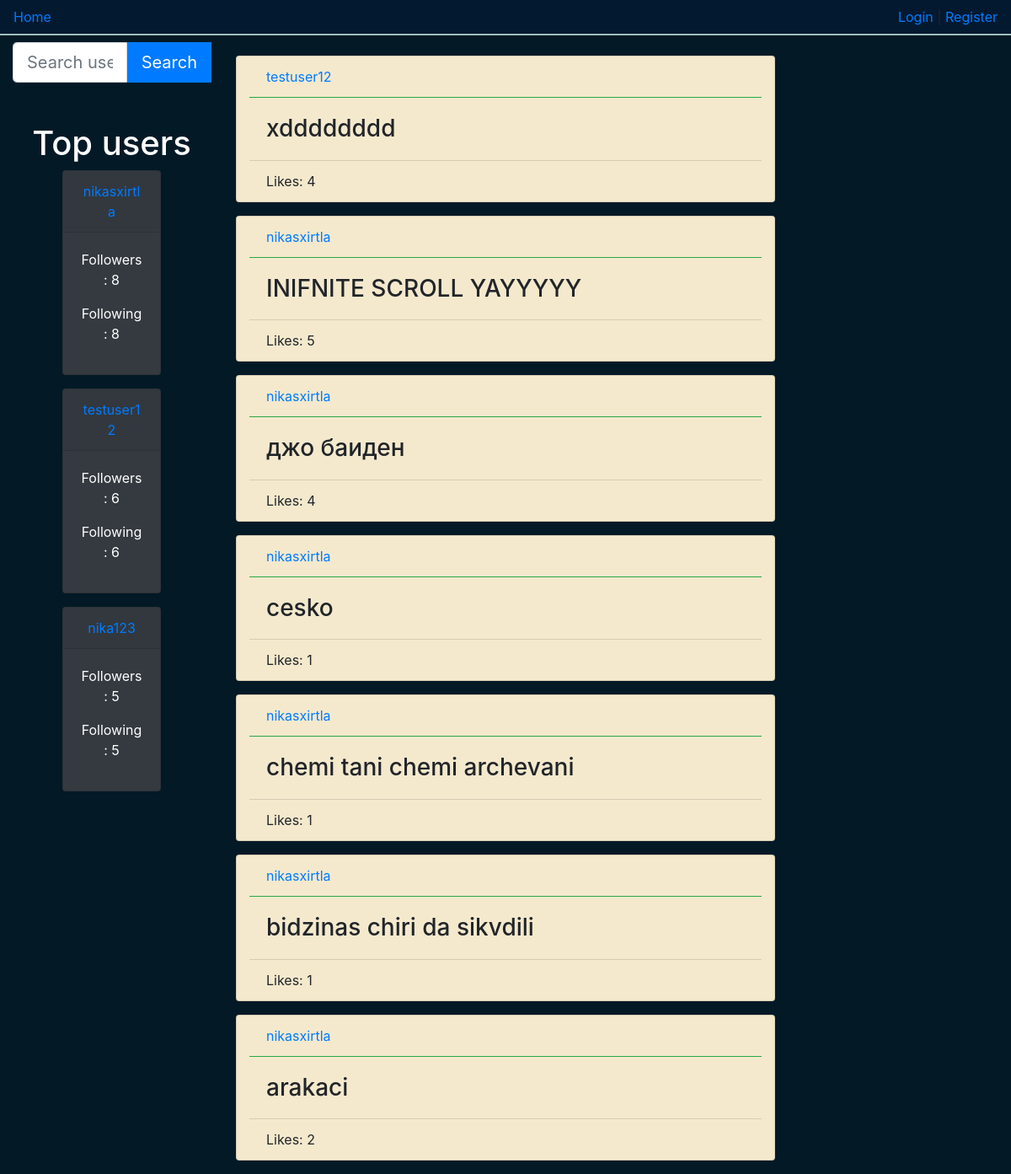
The app's page /, older data.
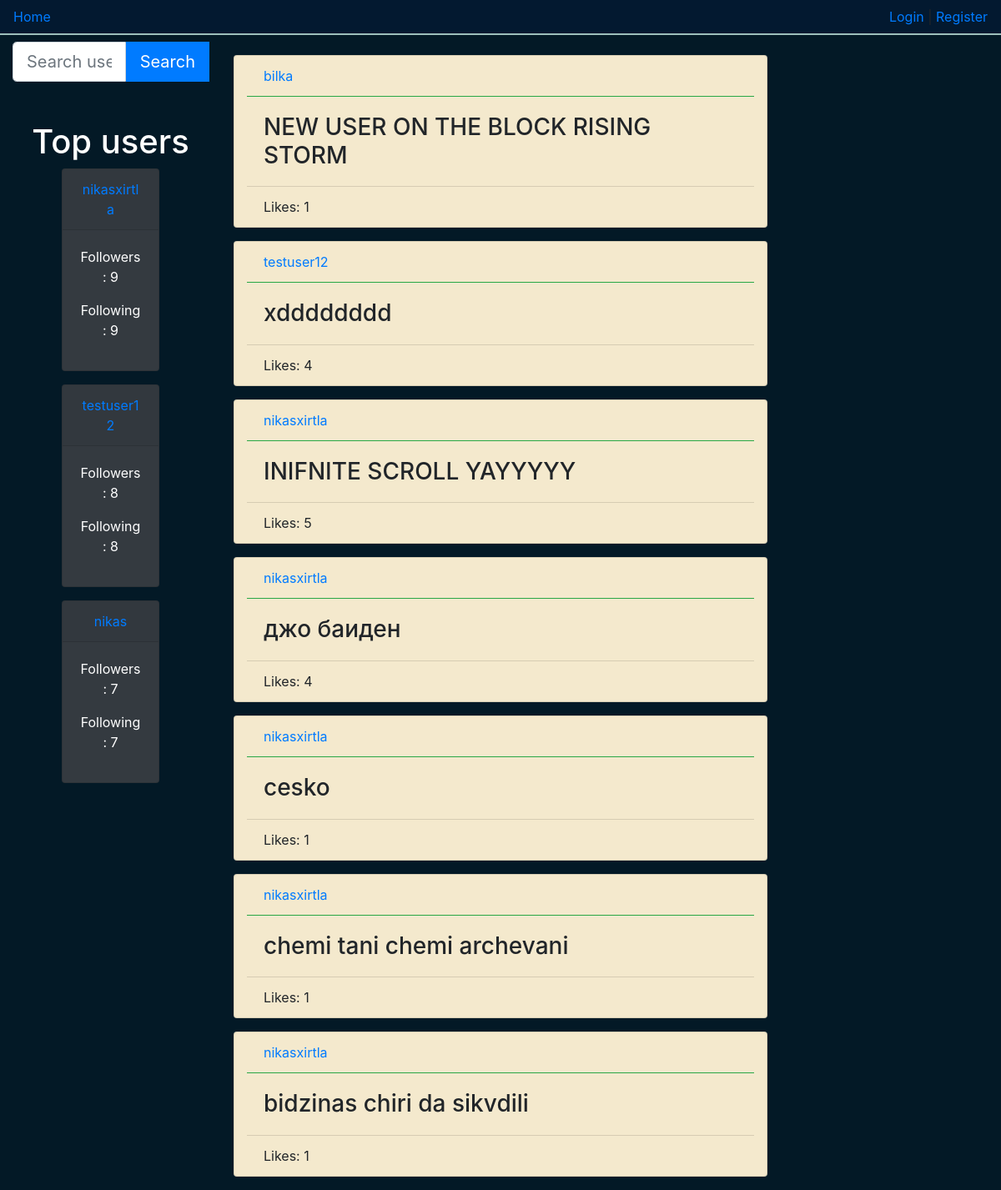
The same page, newer data.
### account/models.py (models this page shows, shortened)
class Account(AbstractBaseUser):
    email 			= models.EmailField(verbose_name="email", max_length=60, unique=True)
    username 		= models.CharField(max_length=30, unique=True)
    date_joined		= models.DateTimeField(verbose_name='date joined', auto_now_add=True)
    last_login		= models.DateTimeField(verbose_name='last login', auto_now=True)
    is_admin		= models.BooleanField(default=False)
    is_active		= models.BooleanField(default=True)
    is_staff		= models.BooleanField(default=False)
    is_superuser	= models.BooleanField(default=False)
    followers       = models.ManyToManyField('self', related_name="u_followers", symmetrical=False)
    following       = models.ManyToManyField('self', related_name="u_following", symmetrical=False)
    USERNAME_FIELD 	= 'username'
    REQUIRED_FIELDS = ['email']
    objects = MyAccountManager()
    def __str__(self):
        return self.username

### main/models.py (models this page shows, shortened)
class Post(models.Model):
    poster = models.ForeignKey(Account, on_delete=models.CASCADE)
    content = models.TextField(default='', max_length=255)
    likes = models.IntegerField(default=0)
    date_posted = models.DateTimeField(verbose_name='date posted', auto_now=True)
    likers = models.ManyToManyField(Account, related_name="likers")
    objects = models.Manager()

### main/views.py (the view, shortened to what this page needs)
# urls.py: path('', views.home_view, name='home'),
def home_view(request):
    context = {
    }
    users = Account.objects.annotate(count=Count('followers')).order_by('-count')[:3]
    context['top_users'] = users
    page_num = request.GET.get('page',1)
    if request.user.is_authenticated:
        form = PostForm()
        context['post_form'] = form
        followers = (Q(request.user.following.all()) | Q(request.user))
        if len(followers) > 3:
            posts = Post.objects.filter(poster__in=followers).order_by('-date_posted')
        else:
            posts = Post.objects.all().order_by('-date_posted')
        try:
            page = Paginator(posts, posts_per_page).page(page_num)
        except EmptyPage:
            page = Paginator(posts, posts_per_page).page(1)
        context['posts'] = page
    else:
        posts = Post.objects.all().order_by('-date_posted')
        try:
            page = Paginator(posts, posts_per_page).page(page_num)
        except EmptyPage:
            page = Paginator(posts, posts_per_page).page(1)
        context['posts'] = page
    return render(request, 'home.html', context)

### main/templates/home.html (shortened to what this page needs)
{% extends "index.html" %}
{% block content %}
<div>
    <div class="infinite-container">
        {% for post in posts %}
        <div class="card container mb-3 infinite-item" style="max-width: 40rem;">
            <div class="card-header bg-transparent border-success">
                <div class="d-flex justify-content-between">
                    <a href="/profile/{{post.poster.id}}">{{post.poster}}</a>
                </div>
            </div>
            <div class="card-body ">
                <h3 class="card-text">{{ post.content }}</h3>
            </div>
            <div class="card-footer bg-transparent border-success=">
            <div class="d-flex justify-content-between">
                <span id="{{post.id}}">Likes: {{ post.likes }}</span>
            </div>
            </div>
        </div>
        {% endfor %}
    </div>
</div>
{% endblock content %}

### templates/topUsers.html (shortened to what this page needs)
{% block topUsers %}
<div style="width: 100%; text-align: center; justify-content: center;">
    {% if top_users %}
        <h1 class="text-white">Top users</h1>
        {% for user in top_users %}
        <div class="inner card text-white bg-dark mb-3" style="max-width: 18rem;">
            <a href="/profile/{{user.id}}" class="card-header">{{user.username}}</a>
            <div class="card-body">
                <p>Followers: {{user.followers.count}}</p>
                <p>Following: {{user.followers.count}}</p>
            </div>
        </div>
        {% endfor %}
    {% endif %}
</div>
{% endblock topUsers %}

Row changes from the older to the newer data that the page shows:
no longer on this page (row unchanged): Account: username "nika123", followers.count "5"
no longer on this page (row unchanged): Post: poster "nikasxirtla", content "arakaci", likes "2"
computed for Account "nikasxirtla": followers.count "8" → "9"
changed Account "testuser12": followers.count "6" → "8"
now on this page (row edited): Account: username "nikas", followers.count "7"
added Post: poster "bilka", content "NEW USER ON THE BLOCK RISING STORM", likes "1"
